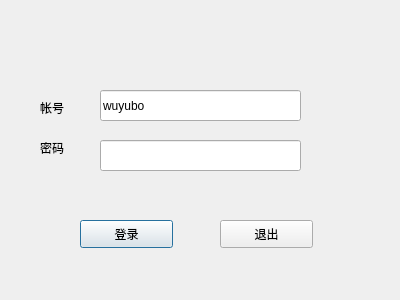
<?xml version="1.0" encoding="UTF-8"?>
<ui version="4.0">
 <class>Dialog</class>
 <widget class="QDialog" name="Dialog">
  <property name="geometry">
   <rect>
    <x>0</x>
    <y>0</y>
    <width>400</width>
    <height>300</height>
   </rect>
  </property>
  <property name="windowTitle">
   <string>Dialog</string>
  </property>
  <widget class="QLineEdit" name="lineEdit_login_user">
   <property name="geometry">
    <rect>
     <x>100</x>
     <y>90</y>
     <width>201</width>
     <height>31</height>
    </rect>
   </property>
   <property name="text">
    <string>wuyubo</string>
   </property>
  </widget>
  <widget class="QLineEdit" name="lineEdit_login_passwd">
   <property name="geometry">
    <rect>
     <x>100</x>
     <y>140</y>
     <width>201</width>
     <height>31</height>
    </rect>
   </property>
   <property name="text">
    <string/>
   </property>
   <property name="echoMode">
    <enum>QLineEdit::Password</enum>
   </property>
  </widget>
  <widget class="QLabel" name="label">
   <property name="geometry">
    <rect>
     <x>40</x>
     <y>100</y>
     <width>51</width>
     <height>16</height>
    </rect>
   </property>
   <property name="text">
    <string>帐号</string>
   </property>
  </widget>
  <widget class="QLabel" name="label_2">
   <property name="geometry">
    <rect>
     <x>40</x>
     <y>140</y>
     <width>51</width>
     <height>16</height>
    </rect>
   </property>
   <property name="text">
    <string>密码</string>
   </property>
  </widget>
  <widget class="QPushButton" name="ptn_login">
   <property name="geometry">
    <rect>
     <x>80</x>
     <y>220</y>
     <width>93</width>
     <height>28</height>
    </rect>
   </property>
   <property name="text">
    <string>登录</string>
   </property>
  </widget>
  <widget class="QPushButton" name="ptn_exit">
   <property name="geometry">
    <rect>
     <x>220</x>
     <y>220</y>
     <width>93</width>
     <height>28</height>
    </rect>
   </property>
   <property name="text">
    <string>退出</string>
   </property>
  </widget>
 </widget>
 <resources/>
 <connections/>
</ui>
